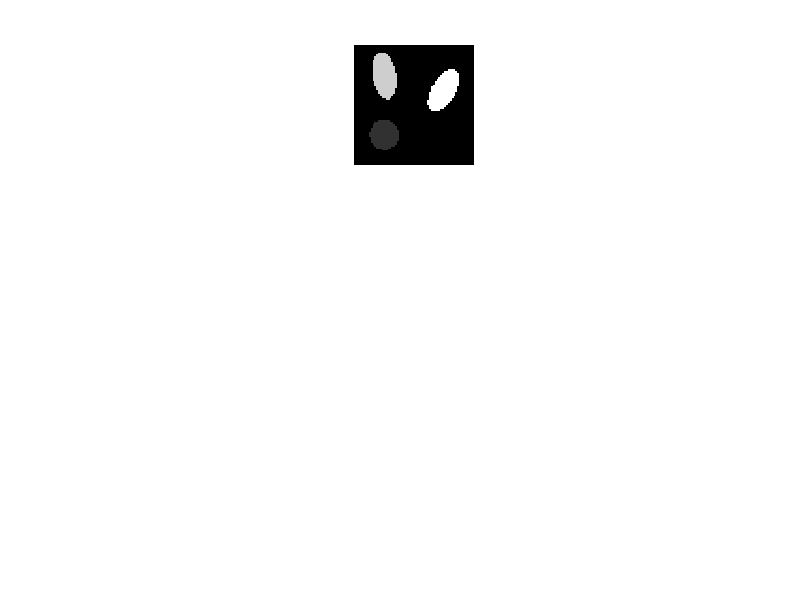

Recreate this plot in MATLAB. (Note: this script raises an error after producing the figure.)
% phantom experiemnt Fluor imaging/unfolding 
clear; close all
addpath(genpath('/home/jschoormans/lood_storage/divi/Projects/cosart/Matlab_Collection/spot-master'))

%% parameters
Nx=64;  %number of voxels
Gx=0.0005 %T/m gradient strength 
Lx=0.1; %FOV size 

rr = @(I) reshape(I,[Nx,Nx])

%% create phantom 

P1 = phantom([100,0.4,0.2,0.5,0.25,60], [64]);
P2 = phantom([80,0.2,0.4,-0.5,0.5,10], [64]);
P3 = phantom([20,0.25,0.25,-0.5,-0.5,50], [64]);
I=P1+P2+P3;


figure(1); subplot(311); imshow(I,[]);axis off;


%%
[PFCE,PFCE_alpha,PFOB,PFOB_alpha]=calcspectra(Gx,Nx,Lx)

% HOW TO DEAL WITH THIS DISCRETIZATION???
Spectrum=zeros(1,15);

Spectrum(round(PFOB)+abs(min(round(PFOB)))+1)=PFOB_alpha./sum(PFOB_alpha(:))
figure(1); subplot(312); stem(Spectrum); 

offset=-(min(round(PFOB)));
A=opConvolve(Nx,Nx,Spectrum,[0 offset],'cyclic') %cyclic/ truncated?
Ic=A*I(:);
figure(1); subplot(313);  imshow(rr(Ic),[]); axis off;

%% inverse im space
Ir=opInverse(A)*Ic(:);
figure(2); subplot(221); imshow(rr(Ir),[]); axis off; title('pseudo-inverse')

%% inverse; kspace

F=opDFT2(64,64,1);
K=F*A*I(:);
A2=F*A; 
A2I=opInverse(A2)

Klin=opInverse(A2)*K;
figure(2); subplot(222); imshow(rr(Klin),[]); axis off; title('inverse (linear recon) -kspace')


%% recon
CGI=nl_conjgrad_fluor(A,Ic,zeros(size(Ir)),200,I(:),1e-1,64,64); 
figure(2); subplot(223); imshow(rr(abs(CGI)),[]); axis off; title('CG-image space')

%% recon in k-space (do spectrum shift in k-space, no need for FFT all the time??) 
% 
% CGK=nl_conjgrad_fluor(A2,K,zeros(size(K)),200,I(:),0,64,64); 
% figure(2); subplot(224); imshow(rr(abs(CGK)),[]); axis off; title('CG-k space')
% 
